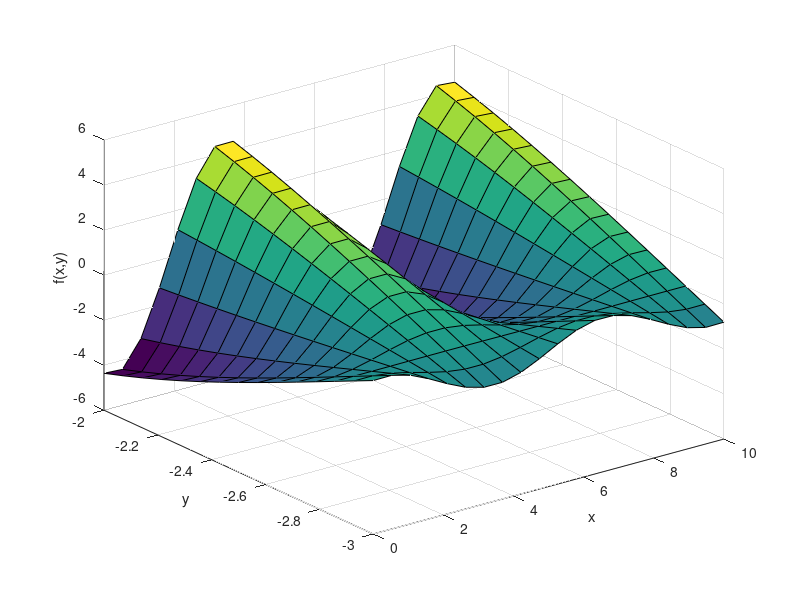

Write the MATLAB code that produced this figure. (Note: this script raises an error after producing the figure.)
%Generate a movie that may have different sized frames which necessitates
%the need to use MakeMovieVectorFramesSameSize.
%
%Christopher Lum
%lum@uw.edu

%Version History
%11/19/24: Created

clear
clc
close all

x = linspace(0,10,20);
y = linspace(-2,-3,15);
[X,Y] = meshgrid(x,y);

t = linspace(0,6,40);

for k=1:length(t)
    tk = t(k);
    Z = tk*cos(X+tk).*sin(Y+tk);

    surf(X,Y,Z);
    grid on
    xlabel('x')
    ylabel('y')
    zlabel('f(x,y)')
    movieVector(k) = getframe;
end

%Use the custom MakeMovieVectorFramesSameSize function to ensure all frames
%have the same width and height
movieVector = MakeMovieVectorFramesSameSize(movieVector,'method','shrink');

%Save the movie
myWriter = VideoWriter('curve.avi');
myWriter.FrameRate = 10;
open(myWriter);
writeVideo(myWriter,movieVector);
close(myWriter);
